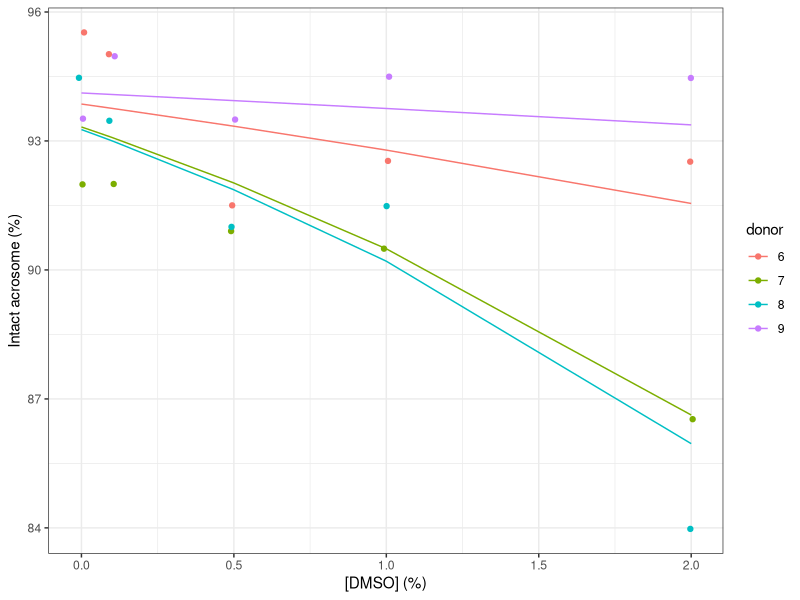
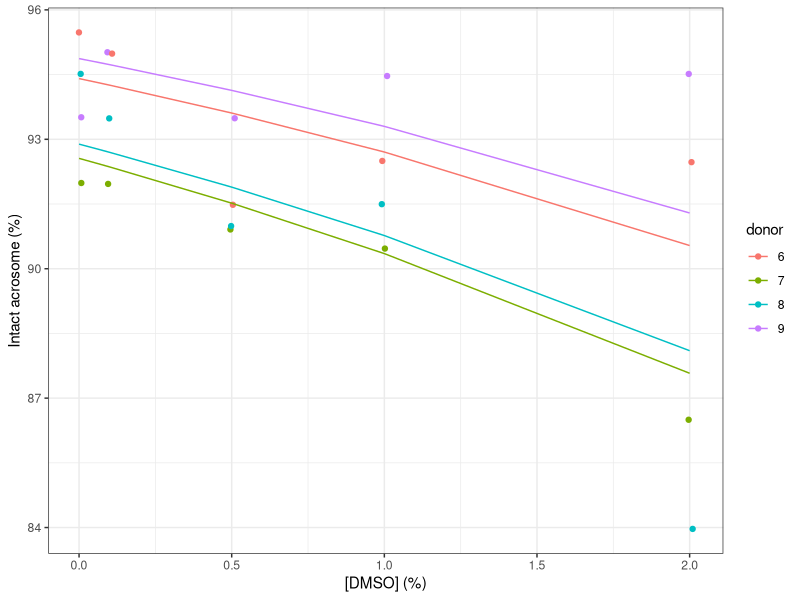
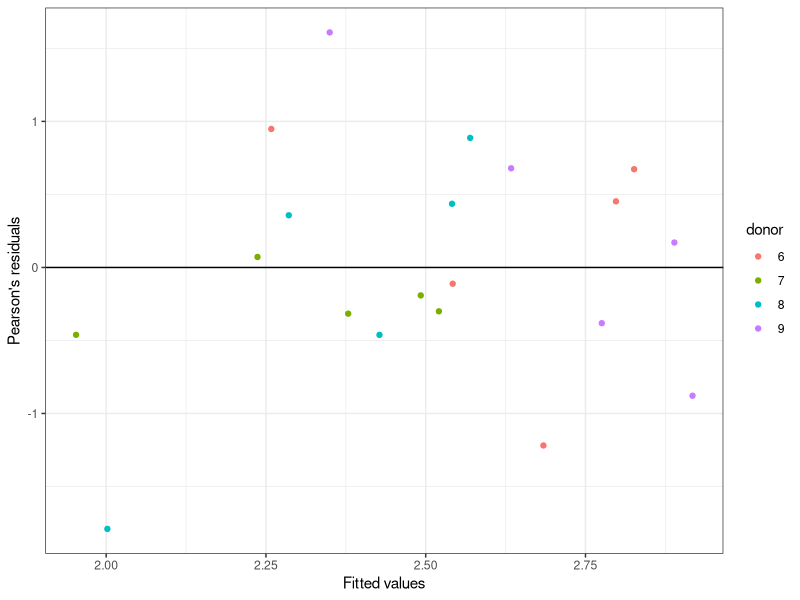
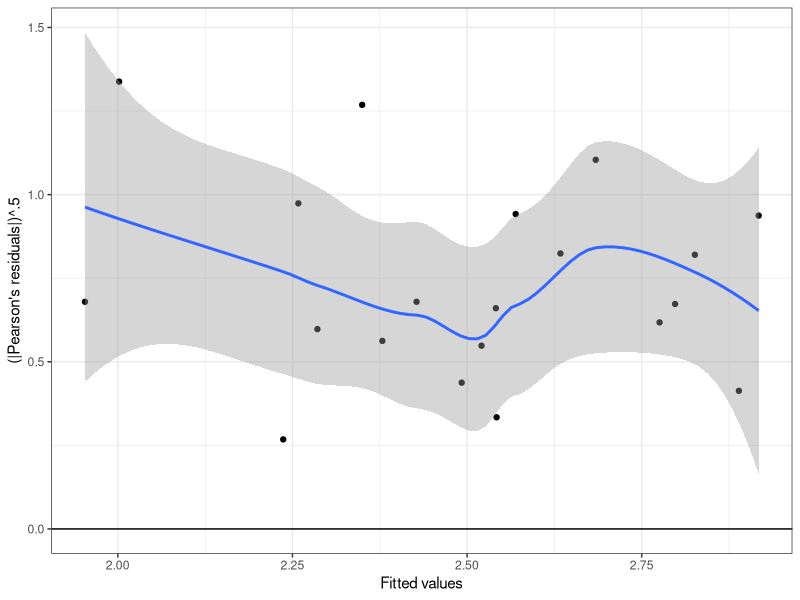
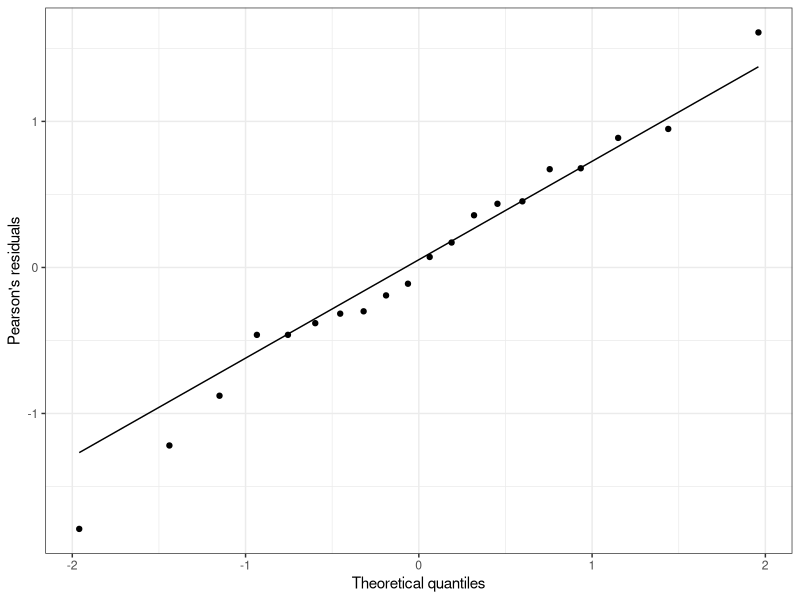
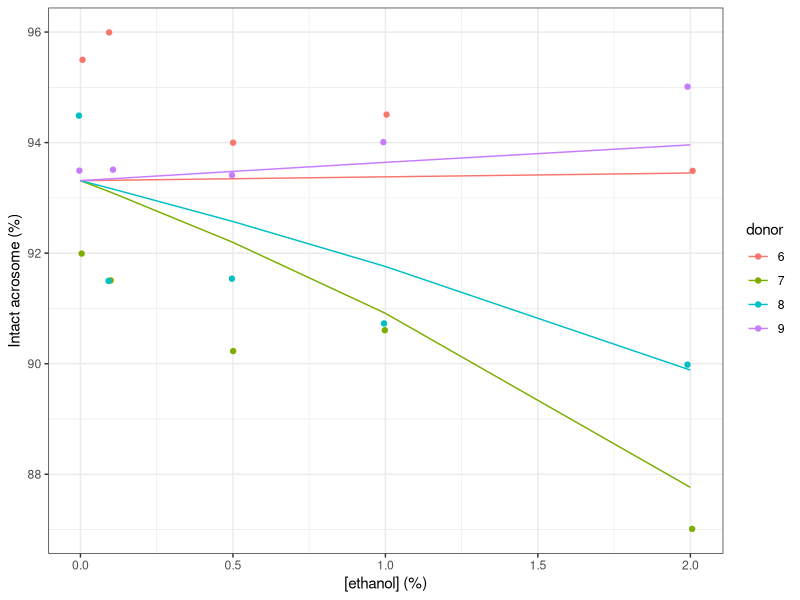
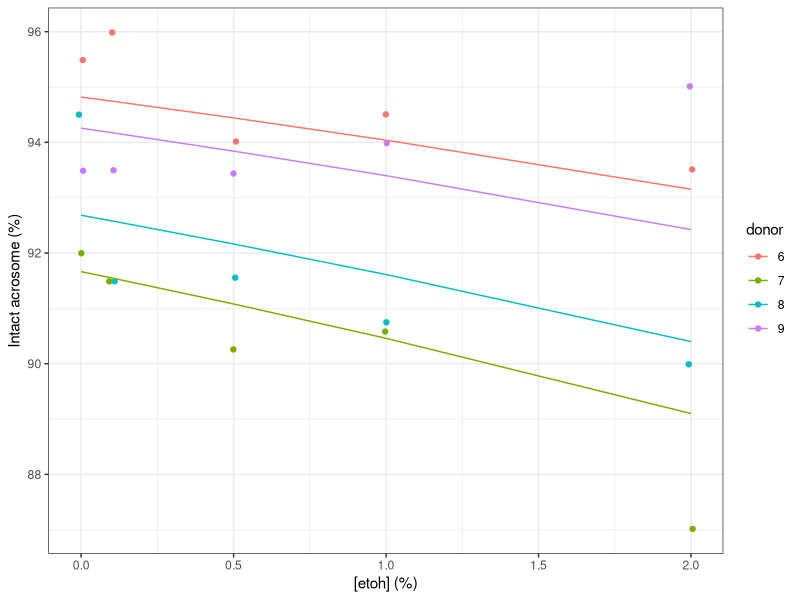

Reproduce these figures in R, in order. (Note: a time limit stopped this script after it produced the figures.)
## ---- chunk 1
library(lme4)
library(ggplot2)
theme_set(theme_bw())
# Also using readxl, skimr, equatiomatic, optimix, dfoptim, boot
# Read functions for residual analysis plots
## ---- chunk 2
ai_dmso <- readxl::read_excel("../data/Table S2.xlsx",
  sheet = "acrosome integrity_DMSO")
ai_dmso$donor <- as.factor(ai_dmso$donor)
names(ai_dmso) <- c("donor", "conc", "acrointact", "total")
ai_dmso$acrointact_frac <- ai_dmso$acrointact / ai_dmso$total
skimr::skim(ai_dmso)
## ---- chunk 3
table(ai_dmso$donor, as.factor(ai_dmso$conc))
## ---- chunk 4
ai_dmso_m1 <- glmer(cbind(acrointact, total - acrointact) ~ conc + (conc | donor),
  data = ai_dmso, family = binomial(link = "logit"))
summary(ai_dmso_m1)
## ---- chunk 5
ggplot(data = ai_dmso) +
  geom_jitter(aes(x = conc, y = acrointact_frac * 100, col = donor),
    width = 0.01) +
  geom_line(aes(x = conc, y = fitted(ai_dmso_m1) * 100, col = donor)) +
  labs(x = "[DMSO] (%)", y = "Intact acrosome (%)")
## ---- chunk 6
ai_dmso_m2 <- glmer(cbind(acrointact, total - acrointact) ~ conc  + (0 + conc:donor | donor),
  data = ai_dmso, family = binomial(link = "logit"))
anova(ai_dmso_m1, ai_dmso_m2, refit = FALSE) # Despite the name, it is indeed a LR test
## ---- chunk 7
ai_dmso_m3 <- glmer(cbind(acrointact, total - acrointact) ~ conc  + (1 | donor),
  data = ai_dmso, family = binomial(link = "logit"))
anova(ai_dmso_m1, ai_dmso_m3, refit = FALSE) # Despite the name, it is indeed a LR test
## ---- chunk 8
ggplot(data = ai_dmso) +
  geom_jitter(aes(x = conc, y = acrointact_frac * 100, col = donor),
    width = 0.01) +
  geom_line(aes(x = conc, y = fitted(ai_dmso_m3) * 100, col = donor)) +
  labs(x = "[DMSO] (%)", y = "Intact acrosome (%)")
## ---- chunk 9
summary(ai_dmso_m3)
## ---- chunk 10
confint(ai_dmso_m3, level = 0.95) # 95% CI based on profile
set.seed(96347)
# 1000x parameter bootstrap
(ai_dmso_m3_conf <- confint(ai_dmso_m3, level = 0.95, method = "boot", nsim  = 1000L))
## ---- chunk 11
#drop1(ai_dmso_m3, scope = "conc")
ai_dmso_m4 <- glmer(cbind(acrointact, total - acrointact) ~ 1 + (1 | donor),
  data = ai_dmso, family = binomial(link = "logit"))
anova(ai_dmso_m3, ai_dmso_m4, refit = TRUE)
## ---- chunk 12
isSingular(ai_dmso_m3)
## ---- chunk 13
ai_dmso_m3_all <- allFit(ai_dmso_m3)
summary(ai_dmso_m3_all)
## ---- chunk 14
ai_dmso <- fortify.merMod(ai_dmso_m3)
ggplot(data = ai_dmso, aes(x = .fitted, y = .scresid, col = donor)) +
  geom_point() +
  geom_hline(yintercept = 0) +
  labs(x = "Fitted values", y = "Pearson's residuals")
## ---- chunk 15
ggplot(data = ai_dmso, aes(x = .fitted, y = sqrt(abs(.scresid)))) +
  geom_point() +
  geom_smooth(method = "loess", formula = y ~ x) +
  geom_hline(yintercept = 0) +
  labs(x = "Fitted values", y = "(|Pearson's residuals|)^.5")
## ---- chunk 16
ggplot(data = ai_dmso, aes(sample = .scresid)) +
  geom_qq() +
  geom_qq_line() +
  labs(x = "Theoretical quantiles", y = "Pearson's residuals")
## ---- chunk 17
shapiro.test(ai_dmso$.scresid)
## ---- chunk 18
ai_dmso_slope <- c(
  ci95_min   = min(ai_dmso_m3_conf["conc", ]),
  estimate = fixef(ai_dmso_m3)[["conc"]],
  ci95_max  = max(ai_dmso_m3_conf["conc", ]))
ai_dmso_slope
#saveRDS(ai_dmso_slope, "../data/acrosome_integrity_DMSO_slope.rds")
## ---- chunk 19
predict_logit <- function(conc, intercept = 1, slopes) {
  slopes_mat <- matrix(slopes, nrow = 1,
    dimnames = list(NULL, names(slopes)))
  data.frame(conc = conc, -intercept +
      boot::inv.logit(boot::logit(intercept) +
      conc %*% slopes_mat))
}
dmso_conc <- (0:20) / 10
ai_dmso_lost <- predict_logit(dmso_conc, 0.94, ai_dmso_slope)
ai_dmso_lost
#saveRDS(ai_dmso_lost, "../data/acrosome_integrity_DMSO_lost.rds")
## ---- chunk 20
ai_etoh <- readxl::read_excel("../data/Table S2.xlsx",
  sheet = "acrosome integrity_EtOH")
ai_etoh$donor <- as.factor(ai_etoh$donor)
names(ai_etoh) <- c("donor", "conc", "acrointact", "total")
ai_etoh$acrointact_frac <- ai_etoh$acrointact / ai_etoh$total
skimr::skim(ai_etoh)
## ---- chunk 21
table(ai_etoh$donor, as.factor(ai_etoh$conc))
## ---- chunk 22
ai_etoh_m1 <- glmer(cbind(acrointact, total - acrointact) ~ conc + (conc | donor),
  data = ai_etoh, family = binomial(link = "logit"))
summary(ai_etoh_m1)
## ---- chunk 23
ggplot(data = ai_etoh) +
  geom_jitter(aes(x = conc, y = acrointact_frac * 100, col = donor),
    width = 0.01) +
  geom_line(aes(x = conc, y = fitted(ai_etoh_m1) * 100, col = donor)) +
  labs(x = "[ethanol] (%)", y = "Intact acrosome (%)")
## ---- chunk 24
ai_etoh_m2 <- glmer(cbind(acrointact, total - acrointact) ~ conc  + (1 | donor),
  data = ai_etoh, family = binomial(link = "logit"))
anova(ai_etoh_m1, ai_etoh_m2) # Despite the name, it is indeed a LR test
## ---- chunk 25
ai_etoh_m3 <- glmer(cbind(acrointact, total - acrointact) ~ conc  + (0 + conc:donor | donor),
  data = ai_etoh, family = binomial(link = "logit"))
anova(ai_etoh_m1, ai_etoh_m3) # Despite the name, it is indeed a LR test
## ---- chunk 26
ggplot(data = ai_etoh) +
  geom_jitter(aes(x = conc, y = acrointact_frac * 100, col = donor),
    width = 0.01) +
  geom_line(aes(x = conc, y = fitted(ai_etoh_m2) * 100, col = donor)) +
  labs(x = "[etoh] (%)", y = "Intact acrosome (%)")
## ---- chunk 27
summary(ai_etoh_m2)
## ---- chunk 28
confint(ai_etoh_m2, level = 0.95) # 95% CI based on profile
set.seed(7431)
# 1000x parameter bootstrap
(ai_etoh_m2_conf <- confint(ai_etoh_m2, level = 0.95, method = "boot", nsim  = 1000L))
## ---- chunk 29
# Let's consider a value of 0.94 at conc = 0, with a slope of -0.31
# we lose:
-0.94 + boot::inv.logit(boot::logit(0.94) - 0.32 * 2)
## ---- chunk 30
isSingular(ai_etoh_m2)
## ---- chunk 31
ai_etoh_m2_all <- allFit(ai_etoh_m2)
summary(ai_etoh_m2_all)
## ---- chunk 32
ai_etoh <- fortify.merMod(ai_etoh_m2)
ggplot(data = ai_etoh, aes(x = .fitted, y = .scresid, col = donor)) +
  geom_point() +
  geom_hline(yintercept = 0) +
  labs(x = "Fitted values", y = "Pearson's residuals")
## ---- chunk 33
ggplot(data = ai_etoh, aes(x = .fitted, y = sqrt(abs(.scresid)))) +
  geom_point() +
  geom_smooth(method = "loess", formula = y ~ x) +
  geom_hline(yintercept = 0) +
  labs(x = "Fitted values", y = "(|Pearson's residuals|)^.5")
## ---- chunk 34
ggplot(data = ai_etoh, aes(sample = .scresid)) +
  geom_qq() +
  geom_qq_line() +
  labs(x = "Theoretical quantiles", y = "Pearson's residuals")
## ---- chunk 35
shapiro.test(ai_etoh$.scresid)
## ---- chunk 36
sessionInfo()
